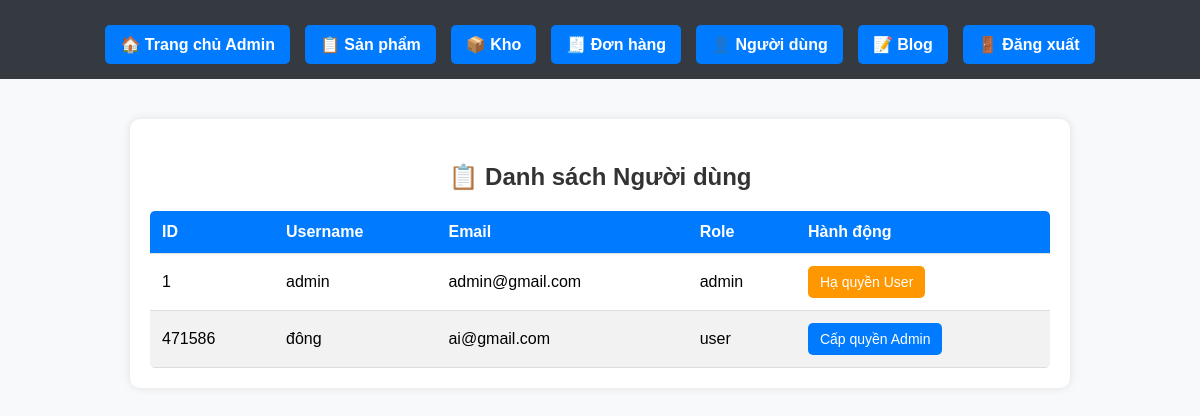
/admin/manage_users.php (signed in), run on the app's committed database.
### tables this page shows
CREATE TABLE `users` (
  `user_id` int(6) NOT NULL,
  `username` varchar(255) NOT NULL,
  `email` varchar(255) NOT NULL,
  `password` varchar(255) NOT NULL,
  `role` varchar(50) DEFAULT 'user',
  `age` int(11) DEFAULT NULL,
  `health_goal` varchar(50) DEFAULT NULL,
  `flavor_preference` varchar(50) DEFAULT NULL,
  `lifestyle` varchar(50) DEFAULT NULL,
  `created_at` timestamp NOT NULL DEFAULT current_timestamp()
);

### admin/manage_users.php (the view, shortened to what this page needs)
<?php
require_once __DIR__ . '/../database/db_connect.php';
?>
<!DOCTYPE html>
<html lang="vi">
<head>
    <link rel="stylesheet" href="../assets/css/admin.css">
</head>
<body>
<?php include_once __DIR__ . '/nav_admin.php'; ?>
    <section>
        <h3>📋 Danh sách Người dùng</h3>
        <?php
        $query = "SELECT user_id, username, email, role FROM users";
        $result = $conn->query($query);
        if ($result->num_rows > 0): ?>
            <table class="admin-table">
                <thead>
                    <tr>
                        <th>ID</th>
                        <th>Username</th>
                        <th>Email</th>
                        <th>Role</th>
                        <th>Hành động</th>
                    </tr>
                </thead>
                <tbody>
                    <?php while ($row = $result->fetch_assoc()): ?>
                    <tr>
                        <td><?= htmlspecialchars($row['user_id']) ?></td>
                        <td><?= htmlspecialchars($row['username']) ?></td>
                        <td><?= htmlspecialchars($row['email']) ?></td>
                        <td><?= htmlspecialchars($row['role']) ?></td>
                        <td>
                            <?php if ($row['role'] === 'user'): ?>
                                <a class="btn btn-primary" href="update_role.php?id=<?= $row['user_id'] ?>&role=admin">Cấp quyền Admin</a>
                            <?php else: ?>
                                <a class="btn btn-warning" href="update_role.php?id=<?= $row['user_id'] ?>&role=user">Hạ quyền User</a>
                            <?php endif; ?>
                        </td>
                    </tr>
                    <?php endwhile; ?>
                </tbody>
            </table>
        <?php else: ?>
            <p>❌ Không có người dùng nào!</p>
        <?php endif; ?>
    </section>
</body>
</html>

### assets/css/admin.css (style rules this page uses)
body { font-family: Arial, sans-serif; background-color: #f8f9fa; margin: 0; padding: 0; }
section { max-width: 900px; margin: 40px auto; padding: 20px; background: white; border-radius: 10px; box-shadow: 0 0 10px rgba(0, 0, 0, 0.1); }
h3 { text-align: center; color: #333; font-size: 24px; font-weight: bold; margin-bottom: 20px; }
.admin-table { width: 100%; border-collapse: collapse; background: #fff; border-radius: 5px; overflow: hidden; }
.admin-table th, .admin-table td { padding: 12px; text-align: left; border-bottom: 1px solid #ddd; }
.admin-table th { background: #007bff; color: #fff; }
.admin-table tr:nth-child(even) { background: #f2f2f2; }
.btn { text-decoration: none; padding: 8px 12px; border-radius: 5px; font-size: 14px; display: inline-block; text-align: center; }
.btn-primary { background: #007bff; color: white; }
.btn-warning { background: #ff9800; color: white; }

### data on the page
users: user_id "1", username "admin", email "admin@gmail.com", role "admin"
users: user_id "471586", username "đông", email "ai@gmail.com", role "user"
